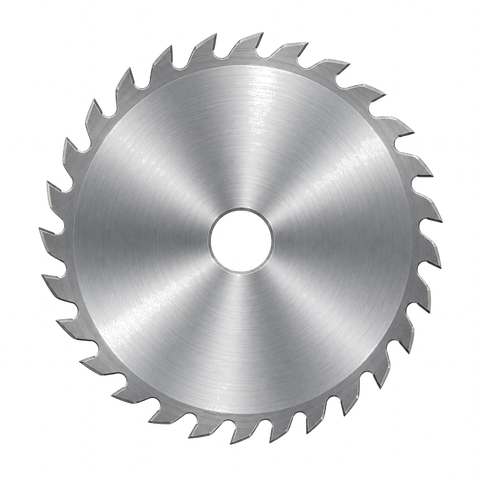
#> input picture assets/Boomerang 2.png, 482 x 482 px, shrunk from 720 x 720 before the run
$ python -i generate_canopy_bump.py   (imports and definitions only)
#> lines starting #> are read from the running program, lines starting #| are printed output that depends on the picture
"""Generates a fake-depth "bump" overlay for every canopy color photo under assets/map/electric/maptile/*/ —
a grayscale PNG (128 = neutral, darker = shadow side, lighter = highlight side) meant to be MULTIPLIED into
the color in electric_ground.gdshader, not a real normal map (no Light2D / dynamic lighting involved — see the
"fake AO overlay" approach chosen over true normal-mapped lighting).

Technique: grayscale the photo (luminance as a height proxy) -> light Gaussian blur (denoise so per-pixel
photo grain doesn't become visual static) -> PIL's built-in EMBOSS filter (single-direction Sobel-like kernel,
diagonal upper-left light, offset 128) -> blend toward flat 128 by `strength` so the effect stays subtle.

Re-run whenever a maptile set's color photos change (canopy1.png/canopy1a.png/etc). Skips any file that's
already itself a "_bump" output. Keep this tool — new tile sets (see electric_asset_scan.gd's
maptile_set_names()) will need it run again.

Usage: python tools/generate_canopy_bump.py
"""

from pathlib import Path
from PIL import Image, ImageFilter

STRENGTH = 0.45
BLUR_RADIUS = 1.0
MAPTILE_ROOT = Path(__file__).resolve().parent.parent / "assets" / "map" / "electric" / "maptile"


def make_bump(src_path: Path, dst_path: Path) -> None:
#> called with src_path = '../assets/Boomerang 2.png', dst_path = 'out.png'
    img = Image.open(src_path).convert("L")
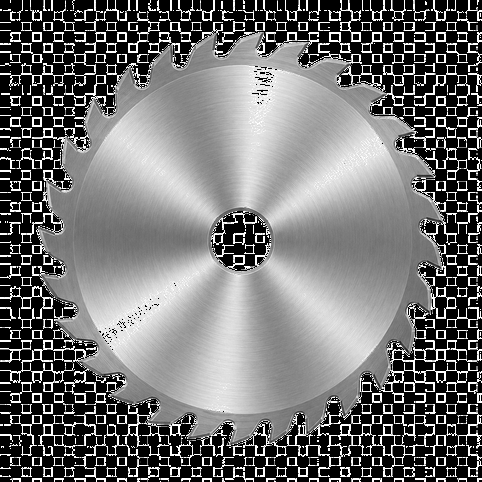
#> img: PIL image 482x482 L; min 0, max 255, mean 111.5
    if BLUR_RADIUS > 0:
        img = img.filter(ImageFilter.GaussianBlur(BLUR_RADIUS))
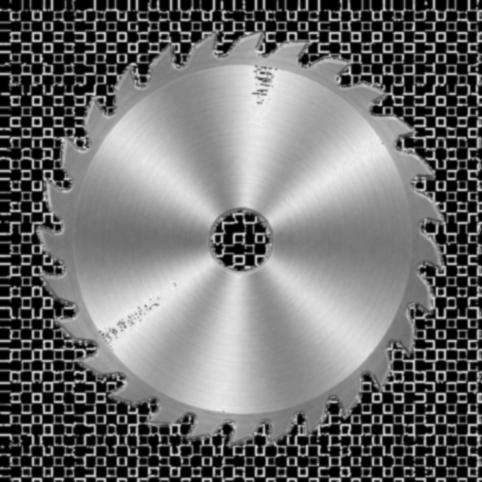
#> img: PIL image 482x482 L; min 0, max 241, mean 111.2
    embossed = img.filter(ImageFilter.EMBOSS)
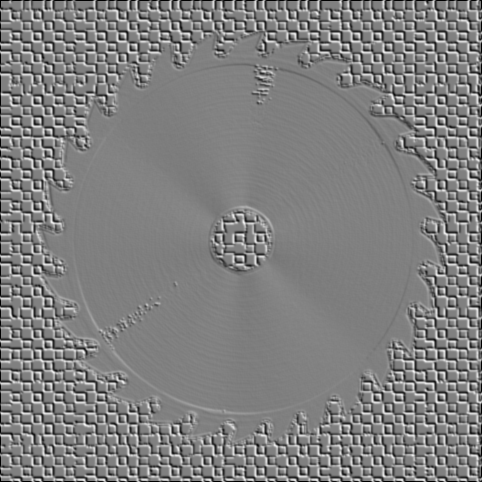
#> embossed: PIL image 482x482 L; min 0, max 247, mean 127.3
    flat = Image.new("L", img.size, 128)
#> flat: PIL image 482x482 L; every value is 128
    bump = Image.blend(flat, embossed, STRENGTH)
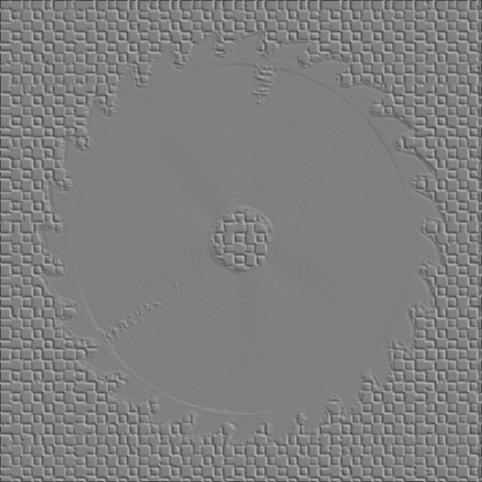
#> bump: PIL image 482x482 L; min 70, max 181, mean 127.3
    bump.save(dst_path)


def main() -> None:
    if not MAPTILE_ROOT.is_dir():
        print(f"no maptile folder at {MAPTILE_ROOT}")
        return
    count = 0
    for set_dir in sorted(MAPTILE_ROOT.iterdir()):
        if not set_dir.is_dir():
            continue
        for src in sorted(set_dir.glob("*.png")):
            if "_bump" in src.stem:
                continue
            dst = src.with_name(src.stem + "_bump.png")
            make_bump(src, dst)
            print(f"  {src.relative_to(MAPTILE_ROOT.parent)} -> {dst.name}")
            count += 1
    print(f"done: {count} bump map(s) generated")


# [2 lines not run here, left out]

>>> result = make_bump('../assets/Boomerang 2.png', 'out.png')
